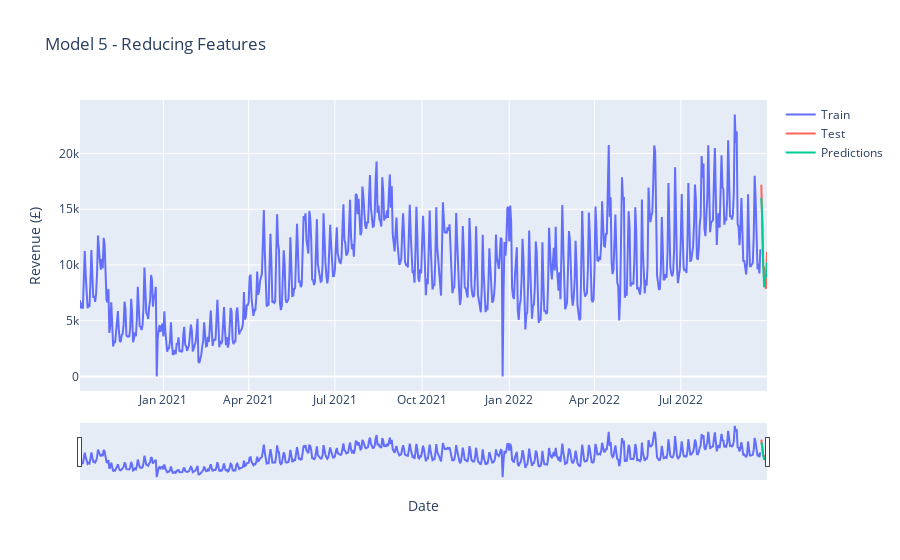

The code cell stored with this chart in its notebook:
### Code cell
bakery.full_lreg(independent_variables_5, train_daily['Total_Revenue'], X_test_daily,
                 train_daily, test_daily, 'Model 5 - Reducing Features',
                 test_daily['Total_Revenue'], 'daily forecast')

### Figure 1 — Plotly figure (JSON) as saved in the notebook; plotly's stock layout.template omitted (floating-point values rounded to 4 significant figures; data arrays with more than 128 entries replaced by an {"elided": "..."} marker saying what was removed)
{"data": [{"mode": "lines", "name": "Train", "type": "scatter", "x": {"elided": "719 str values"}, "y": {"elided": "719 float values"}}, {"line": {"color": "#FF6459"}, "mode": "lines", "name": "Test", "type": "scatter", "x": ["2022-09-24T00:00:00", "2022-09-25T00:00:00", "2022-09-26T00:00:00", "2022-09-27T00:00:00", "2022-09-28T00:00:00", "2022-09-29T00:00:00", "2022-09-30T00:00:00"], "y": [17190.0, 14180.0, 9933.0, 9718.0, 8070.0, 7877.0, 11180.0]}, {"mode": "lines", "name": "Predictions", "type": "scatter", "x": ["2022-09-24T00:00:00", "2022-09-25T00:00:00", "2022-09-26T00:00:00", "2022-09-27T00:00:00", "2022-09-28T00:00:00", "2022-09-29T00:00:00", "2022-09-30T00:00:00"], "y": [16010.0, 14170.0, 9892.0, 8013.0, 8842.0, 8926.0, 10240.0]}], "layout": {"title": {"text": "Model 5 - Reducing Features"}, "xaxis": {"rangeslider": {"visible": true}, "title": {"text": "Date"}}, "yaxis": {"title": {"text": "Revenue (£)"}}}}
